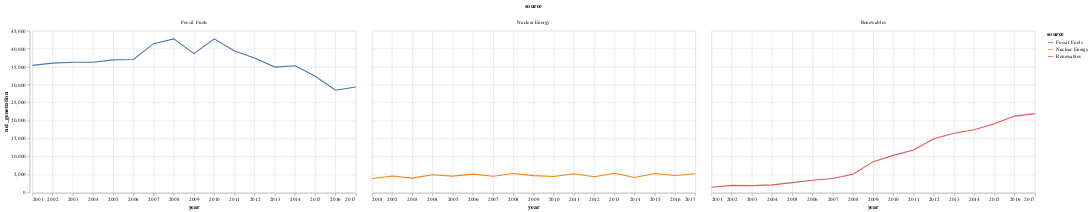

The notebook cell this image was saved under:
### Code cell
# Create a faceted line chart
line_chart = alt.Chart(df).mark_line().encode(
    x='year:T',
    y='net_generation:Q',
    color='source:N',
    tooltip=['year:T', 'net_generation:Q']
).properties(
    width=600,
    height=300
).facet(
    column='source:N'
)

line_chart

### Figure 1 — Vega-Lite specification as saved in the notebook (floating-point values rounded to 4 significant figures)
{"config": {"view": {"continuousWidth": 400, "continuousHeight": 300}}, "data": {"name": "data-bb61008ba0c766c5601afa5323d12ad4"}, "facet": {"column": {"field": "source", "type": "nominal"}}, "spec": {"mark": "line", "encoding": {"color": {"field": "source", "type": "nominal"}, "tooltip": [{"field": "year", "type": "temporal"}, {"field": "net_generation", "type": "quantitative"}], "x": {"field": "year", "type": "temporal"}, "y": {"field": "net_generation", "type": "quantitative"}}, "height": 300, "width": 600}, "$schema": "https://vega.github.io/schema/vega-lite/v4.17.0.json", "datasets": {"data-bb61008ba0c766c5601afa5323d12ad4": [{"year": "2001-01-01T00:00:00", "source": "Fossil Fuels", "net_generation": 35361}, {"year": "2002-01-01T00:00:00", "source": "Fossil Fuels", "net_generation": 35991}, {"year": "2003-01-01T00:00:00", "source": "Fossil Fuels", "net_generation": 36234}, {"year": "2004-01-01T00:00:00", "source": "Fossil Fuels", "net_generation": 36205}, {"year": "2005-01-01T00:00:00", "source": "Fossil Fuels", "net_generation": 36883}, {"year": "2006-01-01T00:00:00", "source": "Fossil Fuels", "net_generation": 37014}, {"year": "2007-01-01T00:00:00", "source": "Fossil Fuels", "net_generation": 41389}, {"year": "2008-01-01T00:00:00", "source": "Fossil Fuels", "net_generation": 42734}, {"year": "2009-01-01T00:00:00", "source": "Fossil Fuels", "net_generation": 38620}, {"year": "2010-01-01T00:00:00", "source": "Fossil Fuels", "net_generation": 42750}, {"year": "2011-01-01T00:00:00", "source": "Fossil Fuels", "net_generation": 39361}, {"year": "2012-01-01T00:00:00", "source": "Fossil Fuels", "net_generation": 37379}, {"year": "2013-01-01T00:00:00", "source": "Fossil Fuels", "net_generation": 34873}, {"year": "2014-01-01T00:00:00", "source": "Fossil Fuels", "net_generation": 35250}, {"year": "2015-01-01T00:00:00", "source": "Fossil Fuels", "net_generation": 32319}, {"year": "2016-01-01T00:00:00", "source": "Fossil Fuels", "net_generation": 28437}, {"year": "2017-01-01T00:00:00", "source": "Fossil Fuels", "net_generation": 29329}, {"year": "2001-01-01T00:00:00", "source": "Nuclear Energy", "net_generation": 3853}, {"year": "2002-01-01T00:00:00", "source": "Nuclear Energy", "net_generation": 4574}, {"year": "2003-01-01T00:00:00", "source": "Nuclear Energy", "net_generation": 3988}, {"year": "2004-01-01T00:00:00", "source": "Nuclear Energy", "net_generation": 4929}, {"year": "2005-01-01T00:00:00", "source": "Nuclear Energy", "net_generation": 4538}, {"year": "2006-01-01T00:00:00", "source": "Nuclear Energy", "net_generation": 5095}, {"year": "2007-01-01T00:00:00", "source": "Nuclear Energy", "net_generation": 4519}, {"year": "2008-01-01T00:00:00", "source": "Nuclear Energy", "net_generation": 5282}, {"year": "2009-01-01T00:00:00", "source": "Nuclear Energy", "net_generation": 4679}, {"year": "2010-01-01T00:00:00", "source": "Nuclear Energy", "net_generation": 4451}, {"year": "2011-01-01T00:00:00", "source": "Nuclear Energy", "net_generation": 5215}, {"year": "2012-01-01T00:00:00", "source": "Nuclear Energy", "net_generation": 4347}, {"year": "2013-01-01T00:00:00", "source": "Nuclear Energy", "net_generation": 5321}, {"year": "2014-01-01T00:00:00", "source": "Nuclear Energy", "net_generation": 4152}, {"year": "2015-01-01T00:00:00", "source": "Nuclear Energy", "net_generation": 5243}, {"year": "2016-01-01T00:00:00", "source": "Nuclear Energy", "net_generation": 4703}, {"year": "2017-01-01T00:00:00", "source": "Nuclear Energy", "net_generation": 5214}, {"year": "2001-01-01T00:00:00", "source": "Renewables", "net_generation": 1437}, {"year": "2002-01-01T00:00:00", "source": "Renewables", "net_generation": 1963}, {"year": "2003-01-01T00:00:00", "source": "Renewables", "net_generation": 1885}, {"year": "2004-01-01T00:00:00", "source": "Renewables", "net_generation": 2102}, {"year": "2005-01-01T00:00:00", "source": "Renewables", "net_generation": 2724}, {"year": "2006-01-01T00:00:00", "source": "Renewables", "net_generation": 3364}, {"year": "2007-01-01T00:00:00", "source": "Renewables", "net_generation": 3870}, {"year": "2008-01-01T00:00:00", "source": "Renewables", "net_generation": 5070}, {"year": "2009-01-01T00:00:00", "source": "Renewables", "net_generation": 8560}, {"year": "2010-01-01T00:00:00", "source": "Renewables", "net_generation": 10308}, {"year": "2011-01-01T00:00:00", "source": "Renewables", "net_generation": 11795}, {"year": "2012-01-01T00:00:00", "source": "Renewables", "net_generation": 14949}, {"year": "2013-01-01T00:00:00", "source": "Renewables", "net_generation": 16476}, {"year": "2014-01-01T00:00:00", "source": "Renewables", "net_generation": 17452}, {"year": "2015-01-01T00:00:00", "source": "Renewables", "net_generation": 19091}, {"year": "2016-01-01T00:00:00", "source": "Renewables", "net_generation": 21241}, {"year": "2017-01-01T00:00:00", "source": "Renewables", "net_generation": 21933}]}}
